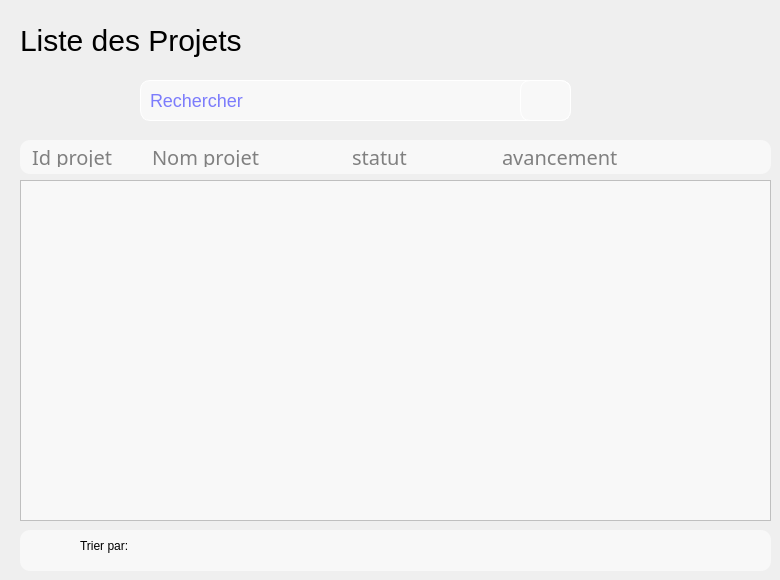
      <widget class="QWidget" name="listprojet">
       <widget class="QLineEdit" name="quoi">
        <property name="geometry">
         <rect>
          <x>140</x>
          <y>80</y>
          <width>431</width>
          <height>41</height>
         </rect>
        </property>
        <property name="styleSheet">
         <string notr="true">QLineEdit {
	background-color: #F8F8F8;
	    color: blue;
    border: 1px solid white;
    border-radius: 10px;
    padding: 7px; 
    selection-background-color: #6dae84;
    font-size: 18px; 
}

QLineEdit:focus {
    border: 1px solid #FFFFFF;
}
QlineEdit:hover{
border: 1px solid #6dae84;
}</string>
        </property>
        <property name="placeholderText">
         <string extracomment="nom de l'utilisateur">Rechercher</string>
        </property>
       </widget>
       <widget class="QPushButton" name="recherchr">
        <property name="geometry">
         <rect>
          <x>520</x>
          <y>80</y>
          <width>51</width>
          <height>41</height>
         </rect>
        </property>
        <property name="styleSheet">
         <string notr="true">QPushButton {
    
	background-color: #F8F8F8;
	    color: blue;
    padding: 10px 20px;
    border: 1px solid white;
    border-radius: 10px;
    font-size: 20px;
 font-family: &quot;Berlin Sans FB&quot;, sans-serif; 
}

QPushButton:hover {
   	background-color: #F8F8F8;
    color: grey;

}

QPushButton:pressed {
background-color: #EDF1F6;
    color: black;
}</string>
        </property>
        <property name="text">
         <string/>
        </property>
        <property name="icon">
         <iconset resource="ressources.qrc">
          <normaloff>:/new/prefix1/icon/chercher.png</normaloff>:/new/prefix1/icon/chercher.png</iconset>
        </property>
        <property name="iconSize">
         <size>
          <width>20</width>
          <height>20</height>
         </size>
        </property>
       </widget>
       <widget class="QScrollArea" name="scrollArea">
        <property name="geometry">
         <rect>
          <x>20</x>
          <y>180</y>
          <width>751</width>
          <height>341</height>
         </rect>
        </property>
        <property name="styleSheet">
         <string notr="true">  	background-color: #F8F8F8; font-family: &quot;Berlin Sans FB&quot;, sans-serif; </string>
        </property>
        <property name="widgetResizable">
         <bool>true</bool>
        </property>
        <widget class="QWidget" name="scrollAreaWidgetContents">
         <property name="geometry">
          <rect>
           <x>0</x>
           <y>0</y>
           <width>749</width>
           <height>339</height>
          </rect>
         </property>
        </widget>
       </widget>
       <widget class="QLabel" name="label_42">
        <property name="geometry">
         <rect>
          <x>20</x>
          <y>140</y>
          <width>161</width>
          <height>34</height>
         </rect>
        </property>
        <property name="font">
         <font>
          <family>Berlin Sans FB</family>
          <pointsize>-1</pointsize>
          <weight>50</weight>
          <bold>false</bold>
         </font>
        </property>
        <property name="styleSheet">
         <string notr="true">  	background-color: #F8F8F8;
    color: grey;
    font-size: 20px;
   border-radius: 10px;
    padding: 7px;  font-family: &quot;Berlin Sans FB&quot;, sans-serif; </string>
        </property>
        <property name="text">
         <string>Id projet</string>
        </property>
       </widget>
       <widget class="QLabel" name="label_44">
        <property name="geometry">
         <rect>
          <x>340</x>
          <y>140</y>
          <width>281</width>
          <height>34</height>
         </rect>
        </property>
        <property name="font">
         <font>
          <family>Berlin Sans FB</family>
          <pointsize>-1</pointsize>
          <weight>50</weight>
          <bold>false</bold>
         </font>
        </property>
        <property name="styleSheet">
         <string notr="true">  	background-color: #F8F8F8;
    color: grey;
    font-size: 20px;
   border-radius: 10px;
    padding: 7px;  font-family: &quot;Berlin Sans FB&quot;, sans-serif; </string>
        </property>
        <property name="text">
         <string>statut</string>
        </property>
       </widget>
       <widget class="QLabel" name="label_45">
        <property name="geometry">
         <rect>
          <x>490</x>
          <y>140</y>
          <width>281</width>
          <height>34</height>
         </rect>
        </property>
        <property name="font">
         <font>
          <family>Berlin Sans FB</family>
          <pointsize>-1</pointsize>
          <weight>50</weight>
          <bold>false</bold>
         </font>
        </property>
        <property name="styleSheet">
         <string notr="true">  	background-color: #F8F8F8;
    color: grey;
    font-size: 20px;
 font-family: &quot;Berlin Sans FB&quot;, sans-serif; 
   border-radius: 10px;
    padding: 7px; </string>
        </property>
        <property name="text">
         <string>avancement</string>
        </property>
       </widget>
       <widget class="QLabel" name="label_16">
        <property name="geometry">
         <rect>
          <x>20</x>
          <y>20</y>
          <width>251</width>
          <height>41</height>
         </rect>
        </property>
        <property name="styleSheet">
         <string notr="true">    font-family: 'Berlin Sans FB', sans-serif;
    font-size: 30px;</string>
        </property>
        <property name="text">
         <string>Liste des Projets</string>
        </property>
       </widget>
       <widget class="QLabel" name="iconfiltre">
        <property name="geometry">
         <rect>
          <x>40</x>
          <y>530</y>
          <width>31</width>
          <height>31</height>
         </rect>
        </property>
        <property name="text">
         <string/>
        </property>
        <property name="pixmap">
         <pixmap resource="ressources.qrc">:/new/prefix1/icon/reglages.png</pixmap>
        </property>
       </widget>
       <widget class="QLabel" name="nomfiltre">
        <property name="geometry">
         <rect>
          <x>80</x>
          <y>530</y>
          <width>81</width>
          <height>31</height>
         </rect>
        </property>
        <property name="styleSheet">
         <string notr="true">	    color: blue;
    font-size: 20px;
 font-family: &quot;Berlin Sans FB&quot;, sans-serif; 
  color: grey;\n    font-size: 20px;\n    padding: 7px; \n font-family: &quot;Berlin Sans FB&quot;, sans-serif; </string>
        </property>
        <property name="text">
         <string>Trier par:</string>
        </property>
       </widget>
       <widget class="QLabel" name="label_43">
        <property name="geometry">
         <rect>
          <x>140</x>
          <y>140</y>
          <width>221</width>
          <height>34</height>
         </rect>
        </property>
        <property name="font">
         <font>
          <family>Berlin Sans FB</family>
          <pointsize>-1</pointsize>
          <weight>50</weight>
          <bold>false</bold>
         </font>
        </property>
        <property name="styleSheet">
         <string notr="true">  	background-color: #F8F8F8;
    color: grey;
    font-size: 20px;
   border-radius: 10px;
    padding: 7px;  font-family: &quot;Berlin Sans FB&quot;, sans-serif; </string>
        </property>
        <property name="text">
         <string>Nom projet </string>
        </property>
       </widget>
       <widget class="QLabel" name="label_46">
        <property name="geometry">
         <rect>
          <x>20</x>
          <y>530</y>
          <width>751</width>
          <height>41</height>
         </rect>
        </property>
        <property name="font">
         <font>
          <family>Berlin Sans FB</family>
          <pointsize>-1</pointsize>
          <weight>75</weight>
          <bold>true</bold>
         </font>
        </property>
        <property name="styleSheet">
         <string notr="true">  	background-color: #F8F8F8;
    color: grey;
    font-size: 20px;
   border-radius: 10px;
    padding: 7px;  font-family: &quot;Berlin Sans FB&quot;, sans-serif; </string>
        </property>
        <property name="text">
         <string/>
        </property>
       </widget>
       <widget class="QPushButton" name="out_menu_2">
        <property name="geometry">
         <rect>
          <x>710</x>
          <y>70</y>
          <width>61</width>
          <height>61</height>
         </rect>
        </property>
        <property name="styleSheet">
         <string notr="true">QPushButton {
    
	background-color: none;
	    color: blue;
    padding: 10px 20px;
    border: none;
    border-radius: 5px;
    font-size: 20px;
 font-family: &quot;Berlin Sans FB&quot;, sans-serif; 
}

QPushButton:hover {
   	background-color: #F8F8F8;
    color: grey;

}

QPushButton:pressed {
background-color: #EDF1F6;
    color: black;
}</string>
        </property>
        <property name="text">
         <string/>
        </property>
        <property name="icon">
         <iconset resource="ressources.qrc">
          <normaloff>:/new/prefix1/icon/fichier-pdf.png</normaloff>:/new/prefix1/icon/fichier-pdf.png</iconset>
        </property>
        <property name="iconSize">
         <size>
          <width>40</width>
          <height>40</height>
         </size>
        </property>
        <property name="shortcut">
         <string notr="true"/>
        </property>
       </widget>
       <widget class="QPushButton" name="out_menu_9">
        <property name="geometry">
         <rect>
          <x>640</x>
          <y>70</y>
          <width>61</width>
          <height>61</height>
         </rect>
        </property>
        <property name="styleSheet">
         <string notr="true">QPushButton {
    
	background-color: none;
	    color: blue;
    padding: 10px 20px;
    border: none;
    border-radius: 5px;
    font-size: 20px;
 font-family: &quot;Berlin Sans FB&quot;, sans-serif; 
}

QPushButton:hover {
   	background-color: #F8F8F8;
    color: grey;

}

QPushButton:pressed {
background-color: #EDF1F6;
    color: black;
}</string>
        </property>
        <property name="text">
         <string/>
        </property>
        <property name="icon">
         <iconset resource="ressources.qrc">
          <normaloff>:/new/prefix1/icon/xls.png</normaloff>:/new/prefix1/icon/xls.png</iconset>
        </property>
        <property name="iconSize">
         <size>
          <width>40</width>
          <height>40</height>
         </size>
        </property>
        <property name="shortcut">
         <string notr="true"/>
        </property>
       </widget>
       <widget class="QPushButton" name="out_menu_12">
        <property name="geometry">
         <rect>
          <x>20</x>
          <y>70</y>
          <width>61</width>
          <height>61</height>
         </rect>
        </property>
        <property name="styleSheet">
         <string notr="true">QPushButton {
    
	background-color: none;
	    color: blue;
    padding: 10px 20px;
    border: none;
    border-radius: 5px;
    font-size: 20px;
 font-family: &quot;Berlin Sans FB&quot;, sans-serif; 
}

QPushButton:hover {
   	background-color: #F8F8F8;
    color: grey;

}

QPushButton:pressed {
background-color: #EDF1F6;
    color: black;
}</string>
        </property>
        <property name="text">
         <string/>
        </property>
        <property name="icon">
         <iconset resource="ressources.qrc">
          <normaloff>:/new/prefix1/icon/imprimante.png</normaloff>:/new/prefix1/icon/imprimante.png</iconset>
        </property>
        <property name="iconSize">
         <size>
          <width>40</width>
          <height>40</height>
         </size>
        </property>
        <property name="shortcut">
         <string notr="true"/>
        </property>
       </widget>
       <zorder>label_46</zorder>
       <zorder>quoi</zorder>
       <zorder>recherchr</zorder>
       <zorder>scrollArea</zorder>
       <zorder>label_42</zorder>
       <zorder>label_16</zorder>
       <zorder>iconfiltre</zorder>
       <zorder>nomfiltre</zorder>
       <zorder>label_43</zorder>
       <zorder>out_menu_2</zorder>
       <zorder>label_44</zorder>
       <zorder>label_45</zorder>
       <zorder>out_menu_9</zorder>
       <zorder>out_menu_12</zorder>
      </widget>
